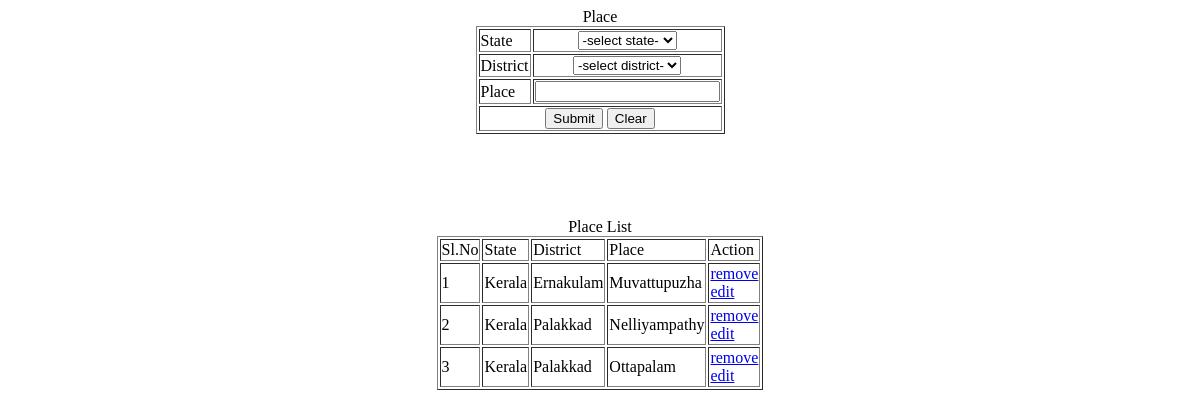
The app's page /Project/Admin/Place.php, older data.
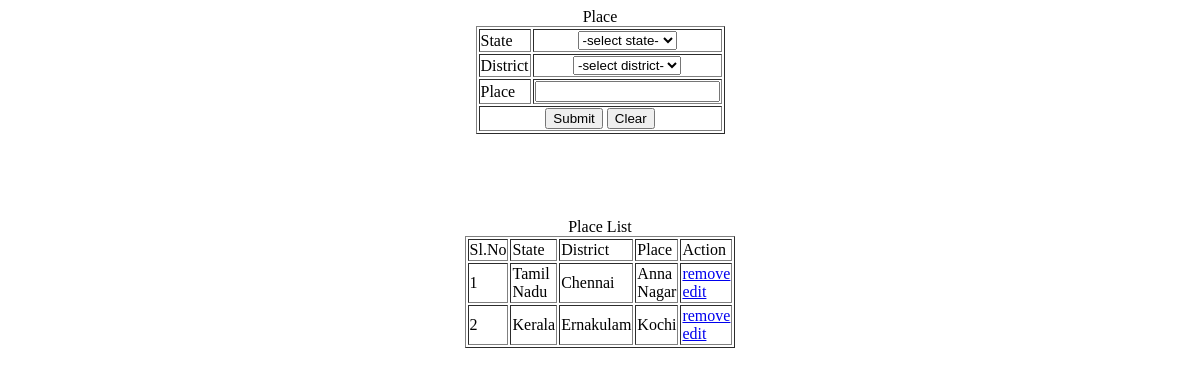
The same page, newer data.
### tables this page shows
CREATE TABLE `tbl_place` (
  `place_id` int(50) NOT NULL,
  `place_name` varchar(50) NOT NULL,
  `district_id` int(50) NOT NULL,
  `place_status` int(11) NOT NULL DEFAULT 0
);

CREATE TABLE `tbl_state` (
  `state_id` int(11) NOT NULL,
  `state_name` varchar(30) NOT NULL,
  `state_status` int(11) NOT NULL DEFAULT 0
);

CREATE TABLE `tbl_district` (
  `district_id` int(11) NOT NULL,
  `district_name` varchar(70) NOT NULL,
  `state_id` int(11) NOT NULL,
  `district_status` int(11) NOT NULL DEFAULT 0
);

### Project/Admin/Place.php (the view, shortened to what this page needs)
<?php
include("../Assets/Connection/Connection.php");
$placename="";
	        ?>
<!DOCTYPE html PUBLIC "-//W3C//DTD XHTML 1.0 Transitional//EN" "http://www.w3.org/TR/xhtml1/DTD/xhtml1-transitional.dtd">
<html xmlns="http://www.w3.org/1999/xhtml">
<head>
</head>
<body>
<form id="form1" name="form1" method="post" action="">
<div align="center">Place
</div>
  <table width="200" border="1" align="center">
    <tr>
      <td>State</td>
      <td align="center"><label for="sel_state"></label>
        <select name="sel_state" id="sel_state" onChange="getDistrict(this.value)">
          <option>-select state-</option>
      </select></td>
    </tr>
    <tr>
      <td>District</td>
      <td align="center"><label for="sel_dist"></label>
        <select name="sel_dist" id="sel_dist">
          <option>-select district-</option>
      </select></td>
    </tr>
    <tr>
      <td>Place</td>
      <td><label for="txt_place"></label>
      <input type="text" name="txt_place" id="txt_place" value="<?php echo
	 $placename ?>"/>
     </td>
    </tr>
    <tr>
      <td colspan="2"><div align="center">
        <input type="submit" name="btn_submit" id="btn_submit" value= "Submit" />
        <input type="reset" name="btn_clear" id="btn_clear" value="Clear" />
      </div></td>
    </tr>
  </table>
 <p>&nbsp;</p>
 <p>&nbsp;</p>
  <div align="center">Place List
</div>
 <table width="200" border="1" align="center">
    <tr>
      <td>Sl.No</td>
      <td>State</td>
      <td>District</td>
      <td>Place</td>
      <td>Action</td>
    </tr>
    <?php
	  $i=0;
	  $selQry="select * from tbl_place p INNER JOIN tbl_district d on p.district_id = d.district_id inner join tbl_state s on d.state_id = s.state_id and place_status=0 ORDER BY place_name ASC";
	  $row=$Con->query($selQry);
	  while($data=$row->fetch_assoc())
	   {
		  $i++;
	?>
    <tr>
      <td><?php echo $i?></td>
      <td><?php echo $data['state_name']?></td>
      <td><?php echo $data['district_name']?></td>
      <td><?php echo $data['place_name']?></td>
      <td>
          <a href = "Place.php?rid=<?php echo $data['place_id']?>">remove</a>
          <a href = "Place.php?edit_id=<?php echo $data['place_id']?>">edit</a>
      </td>
    </tr>
    <?php
	 }
	?>
  </table>
  <p>&nbsp;</p>
</form>
</body>
</html>

Row changes from the older to the newer data that the page shows:
removed tbl_place: tbl_state.state_name "Kerala", district.district_name "Ernakulam", place_name "Muvattupuzha"
removed tbl_place: tbl_state.state_name "Kerala", district.district_name "Palakkad", place_name "Nelliyampathy"
removed tbl_place: tbl_state.state_name "Kerala", district.district_name "Palakkad", place_name "Ottapalam"
now on this page (row edited): tbl_place: tbl_state.state_name "Tamil Nadu", district.district_name "Chennai", place_name "Anna Nagar"
added tbl_place: tbl_state.state_name "Kerala", district.district_name "Ernakulam", place_name "Kochi"
